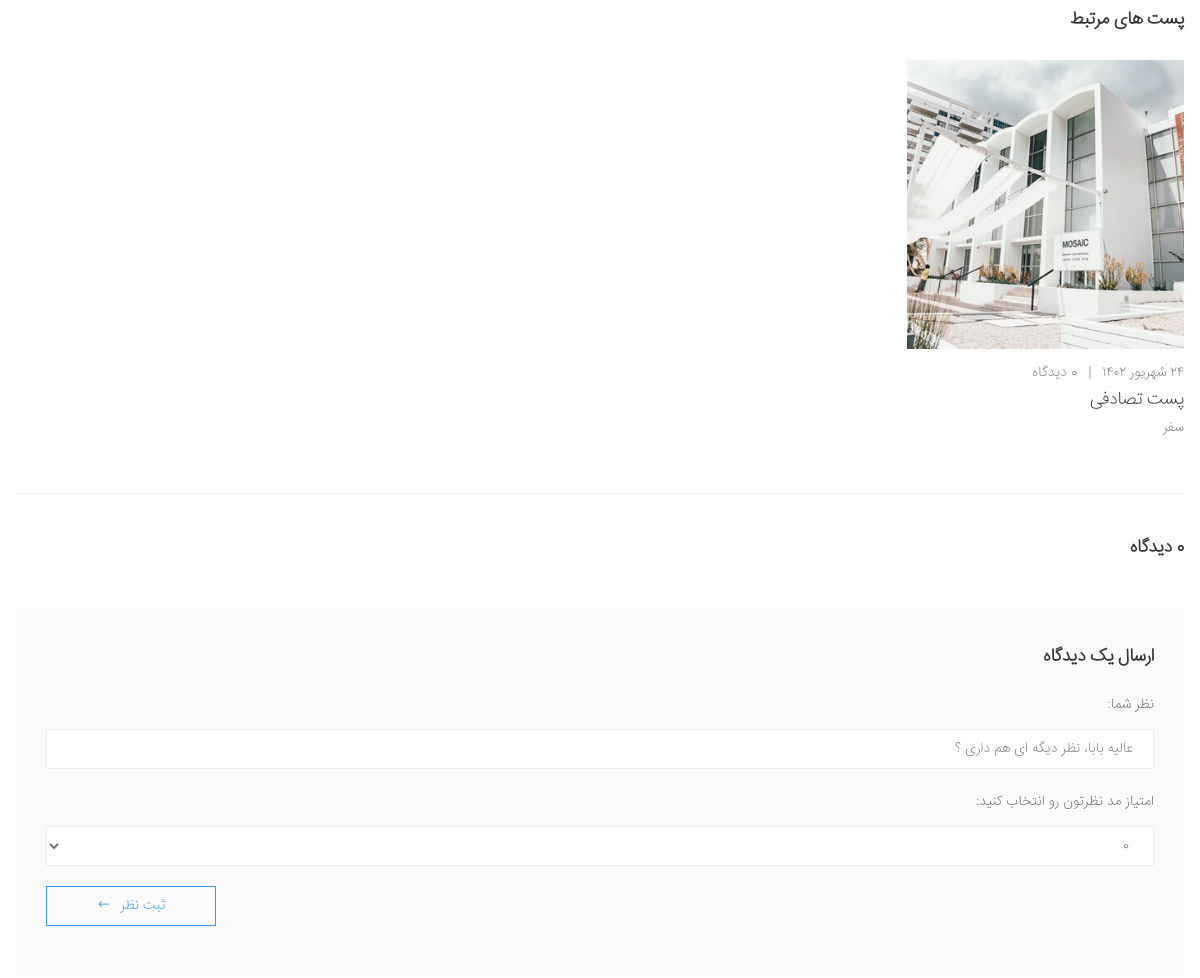
Page /blog/posts/GEEPS/ (middle part) on the earlier database version.
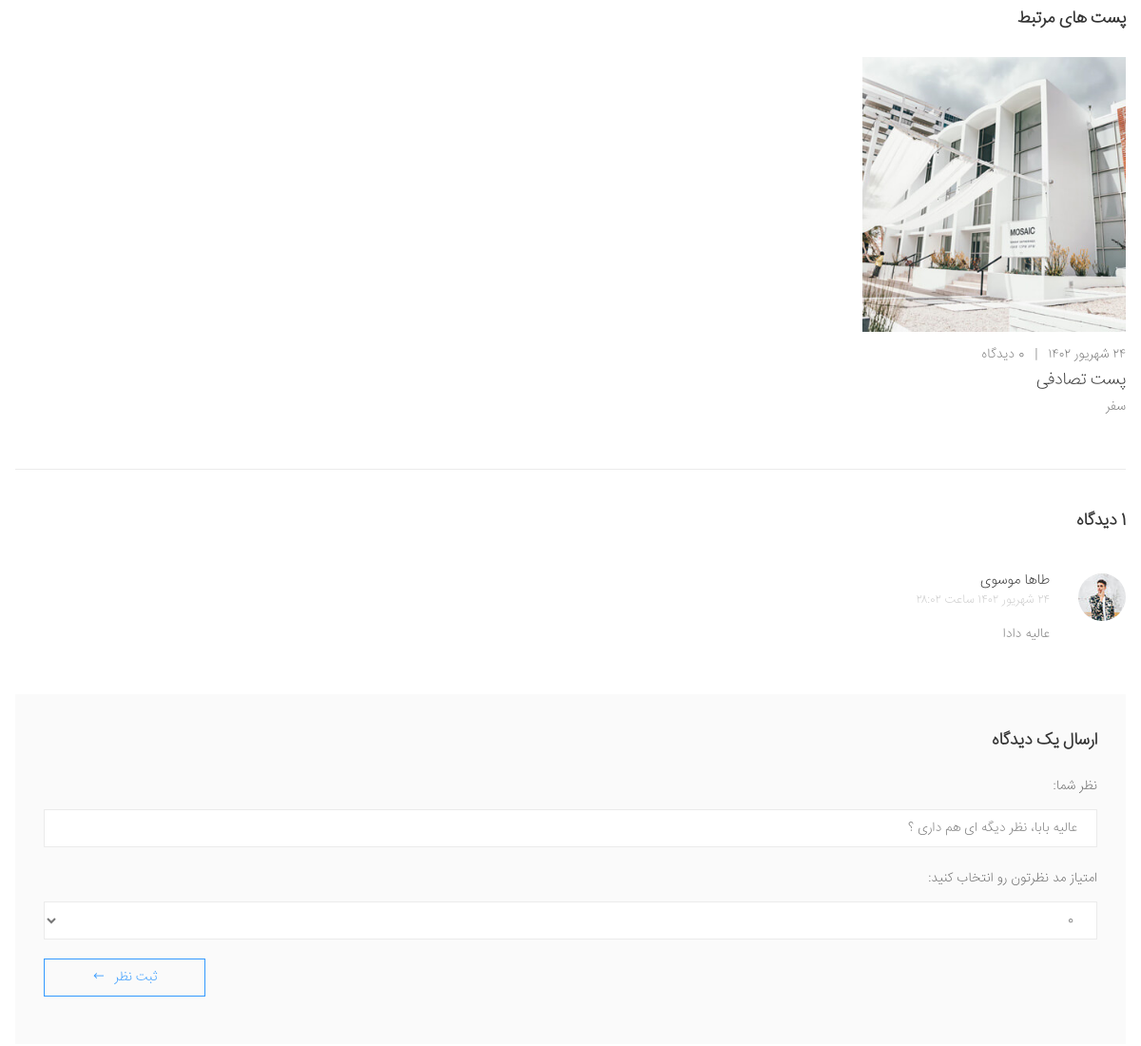
Same page on the later database version.
### blog/models.py (models this page shows, shortened)
class Post(models.Model):
    status_ch = (
        ('p' , "انتشار یافته"),
        ('d', "پیش نویس"),
        ('i', "در انتظار انتشار"),
        ('b',"برگشت داده شده"),
    )
    title = models.CharField(max_length=50,verbose_name="تیتر")
    text = models.TextField(verbose_name="متن")
    Author = models.ForeignKey(User,on_delete=models.CASCADE,related_name="posts",verbose_name="نویسنده")
    Cover = models.ImageField(upload_to="images",null=True,blank=True,verbose_name="تصویر")
    drafted = models.DateTimeField(auto_now_add=True,verbose_name="تاریخ پیش نویس")
    publish = models.DateTimeField(default=timezone.now,verbose_name="تاریخ انتشار")
    update = models.DateTimeField(auto_now=True,verbose_name="تاریخ آپدیت")
    slug = models.SlugField(max_length=40, unique = True,verbose_name="آدرس")
    status = models.CharField(max_length=1,choices = status_ch,verbose_name="وضعیت")
    Category = models.ManyToManyField(Category,related_name = "posts",verbose_name="دسته بندی")
    views = models.PositiveIntegerField(default=0, verbose_name="تعداد بازدید")
    objects = PostManager()
    def get_absolute_url(self):
        return reverse("blog:post",args=[self.slug])
    def shamsi_date(self):
        return jalali_converter(self.publish)
    shamsi_date.short_description = "publish"
    def get_similar_posts(self):
        similar_posts = Post.objects.filter(Category__in=self.Category.all()).exclude(id=self.id)[:4]
        return similar_posts
    def get_comments(self):
        comments = self.comments.all()
        return comments
    def increase_views(self):
        self.views += 1
        self.save()

class Category(models.Model):
    status_ch = (
        ('a' , "Active"),
        ('d', "Deactive"),
    )
    title = models.CharField(max_length=50,verbose_name="تیتر")
    slug = models.SlugField(max_length=40, unique = True,verbose_name="آدرس")
    Cover = models.ImageField(upload_to="images",null=True,blank=True,verbose_name="تصویر")
    status = models.CharField(max_length=1,choices = status_ch,verbose_name="وضعیت")
    objects = CategoryManager()
    def __str__(self):
        return self.title
    def get_absolute_url(self):
        return reverse("blog:category_posts",args=[self.slug,1])

### accounts/models.py (models this page shows, shortened)
class Comment(models.Model):
    user = models.ForeignKey(User, on_delete=models.CASCADE, related_name="comments")
    text = models.TextField()
    created = models.DateTimeField(auto_now_add=True)
    valid = models.BooleanField(default=False)
    rating = models.FloatField(default=0, validators=[MaxValueValidator(5), MinValueValidator(0)])
    likes = models.ManyToManyField(User, related_name='liked_comments', blank=True)
    dislikes = models.ManyToManyField(User, related_name='disliked_comments', blank=True)
    parent_comment = models.ForeignKey('self', null=True, blank=True, on_delete=models.CASCADE, related_name='replies')
    def shamsi_date(self):
        return jalali_converter_with_hour(self.created)

class PostComment(Comment):
    post = models.ForeignKey(Post, on_delete=models.CASCADE, related_name="comments")

class Comment(models.Model):
    user = models.ForeignKey(User, on_delete=models.CASCADE, related_name="comments")
    text = models.TextField()
    created = models.DateTimeField(auto_now_add=True)
    valid = models.BooleanField(default=False)
    rating = models.FloatField(default=0, validators=[MaxValueValidator(5), MinValueValidator(0)])
    likes = models.ManyToManyField(User, related_name='liked_comments', blank=True)
    dislikes = models.ManyToManyField(User, related_name='disliked_comments', blank=True)
    parent_comment = models.ForeignKey('self', null=True, blank=True, on_delete=models.CASCADE, related_name='replies')
    def shamsi_date(self):
        return jalali_converter_with_hour(self.created)

class User(AbstractBaseUser):
    phoneNumber = models.CharField(unique=True, max_length=11)
    full_name = models.CharField(max_length=100, null=True, blank=True)
    is_admin = models.BooleanField(default=False)
    is_active = models.BooleanField(default=True)
    email = models.EmailField(unique=True)
    profile = models.OneToOneField(ProfileUser,on_delete=models.SET_NULL,blank=True,null=True,related_name="user")
    can_change_password = models.BooleanField(default=False)
    code = models.IntegerField(blank=True,null=True)
    wishlist = models.ManyToManyField(Product,blank=True,related_name ="wishlist")
    informing = models.ManyToManyField(Product,blank=True,related_name ="informing")
    USERNAME_FIELD = 'phoneNumber'
    objects = MyUserManager()
    def blog_posts(self):
        return reverse("blog:author_posts",args=[1,self.id])

class ProfileUser(models.Model):
    image = models.ImageField(upload_to='web_shop/users/%Y/%m/%d/')
    bio = models.CharField(max_length=500)

### blog/views.py (the view)
# urls.py: path('posts/<slug>/',post_detail,name="post"),
def post_detail(request,slug):
    post = get_object_or_404(Post.objects.published(), slug=slug)
    post.increase_views()
    Info = InformationsForTemplate(request)
    Info.update({'post':post,'CommentForm':CommentForm})
    return render(request,"blog/Post_detail.html",Info)

### blog/managers.py (called while the page is built)
    def published(self):
        return self.filter(status = "p")

### cart/cart.py (called while the page is built)
    def get_count(self):
        return sum(1 for item in self.cart.values())

### facades/jalali.py (called while the page is built)
    def persian_tuple(self):
        return self.persian_year, self.persian_month, self.persian_day

### facades/utils.py (called while the page is built)
def jalali_create(time):
    jmonth = ["فرودین","اردیبهشت","خرداد","تیر","مرداد","شهریور","مهر","آبان","آذر","دی","بهمن","اسفند"]
    time_to_str = "{},{},{}".format(time.year,time.month,time.day)
    time_to_tuple = jalali.Gregorian(time_to_str).persian_tuple()
    time_to_list = list(time_to_tuple)
    for index,month in enumerate(jmonth):
        if time_to_list[1] == index+1:
            time_to_list[1] = month
            break
    return time_to_list

def jalali_converter_with_hour(time):
    time_to_list = jalali_create(time)
    hour = time.hour
    minute = time.minute
    min = ""
    if(int(time.minute)+30):
        hour += 5
    else:
        hour += 4
    minute += 30
    minute %= 60
    if(minute<10):
        min = '0' + str(minute)
    else:
        min = str(minute)
    output = "{} {} {} ساعت {}:{}".format(
    time_to_list[2],
    time_to_list[1],
    time_to_list[0],
    int(hour),
    min,
    )
    return persion_converter_number(output)

def jalali_converter(time):
    time_to_list = jalali_create(time)
    output = "{} {} {}".format(
    time_to_list[2],
    time_to_list[1],
    time_to_list[0],
    )
    return persion_converter_number(output)

def persion_converter_number(en_number):
    numbers = {
        "1" : "۱",
        "2" : "۲",
        "3" : "۳",
        "4" : "۴",
        "5" : "۵",
        "6" : "۶",
        "7" : "۷",
        "8" : "۸",
        "9" : "۹",
        "0" : "۰",
    }
    for k , v in numbers.items():
        en_number = en_number.replace(k,v)
    return en_number

### facades/views.py (called while the page is built)
def InformationsForTemplate(request):
    Info = {}
    allCategories = Category.objects.filter(is_sub=False)
    wishlistAmount = 0
    if(request.user.is_authenticated):
        wishlistAmount = request.user.wishlist.all().count()
    covers = Cover.objects.all()
    form = UserLoginForm
    cart = Cart(request)
    CartAmount = cart.get_count()
    formLogin = UserLoginForm
    formRegister= UserCreationForm
    brands = Brand.objects.all()
    shops = shop.objects.all()
    Info = {'allCategories': allCategories,'wishlistAmount':wishlistAmount,'cart':cart,'covers':covers,'form':form
    ,'formLogin':formLogin,'formRegister':formRegister,"brands":brands,"shops":shops}
    return Info

### blog/templates/blog/Post_detail.html (shortened to what this page needs)
{% extends 'facades/base.html' %}
{% load static %}
{% block css %}{% include 'facades/parts/css.html' %}{% endblock %}
{% block main %}
<main class="main">
            <div class="page-content">
                <div class="container">
                    <div class="related-posts">
                        <h3 class="title">پست های مرتبط</h3>
                        <div class="owl-carousel owl-simple" data-toggle="owl" data-owl-options='{
                                "nav": false,
                                "dots": true,
                                "margin": 20,
                                "loop": false,
                                "rtl": true,
                            "responsive": {
                                    "0": {
                                        "items":1
                                    },
                                    "480": {
                                        "items":2
                                    },
                                    "768": {
                                        "items":3
                                    },
                                    "992": {
                                        "items":4
                                    }
                                }
                            }'>
                            {% for item in post.get_similar_posts %}
                            <article class="entry entry-grid">
                                <figure class="entry-media">
                                    <a href="{{item.get_absolute_url}}">
                                        <img src="{{item.Cover.url}}" alt="توضیحات عکس">
                                    </a>
                                </figure>
                                <div class="entry-body">
                                    <div class="entry-meta justify-content-start">
                                        <a>{{post.shamsi_date}}</a>
                                        <span class="meta-separator">|</span>
                                        <a>{{item.get_comments.count}} دیدگاه</a>
                                    </div>
                                    <h2 class="entry-title">
                                        <a href="{{item.get_absolute_url}}">{{item.title}}</a>
                                    </h2>
                                    <div class="entry-cats">
                                        {% for cat in item.Category.all %}
                                        <a href="{{cat.get_absolute_url}}">{{cat}}</a>
                                        {% endfor %}
                                    </div>
                                </div>
                            </article>
                            {% endfor %}
                        </div>
                    </div>
                    {% include 'blog/parts/comments.html' %}
                </div>
            </div>
        </main>
{% endblock %}

### facades/templates/facades/base.html (shortened to what this page needs)
{% load static %}
<!DOCTYPE html>
<html lang="en" dir="rtl">
<head>
    <link rel="stylesheet" href="{% static 'facades/css/bootstrap.min.css' %}">
    <link rel="stylesheet" href="{% static 'facades/css/bootstrap-rtl.min.css' %}">
    <link rel="stylesheet" href="{% static 'facades/css/plugins/owl-carousel/owl.carousel.css' %}">
    <link rel="stylesheet" href="{% static 'facades/css/plugins/magnific-popup/magnific-popup.css' %}">
    <link rel="stylesheet" href="{% static 'facades/css/myCss.css' %}">
    {% block css %}{% endblock %}
</head>
<body>
  <div class="page-wrapper">
  <main class="main">
  {% block main %}
  {% endblock %}
    </main>
</div>
</body>
</html>

### facades/templates/facades/parts/css.html
{% load static %}
<link rel="stylesheet" href="{% static 'facades/css/style.css' %}">

### facades/templates/facades/parts/black_header.html (shortened to what this page needs)
{% load static %}

### blog/templates/blog/parts/comments.html (shortened to what this page needs)
{% load static %}
<div class="comments">
                                <h3 class="title">{{post.get_comments.count}} دیدگاه</h3>
                                <ul>
                                {% for comment in post.get_comments %}
                                    <li>
                                        <div class="comment">
                                            <figure class="comment-media">
                                                <a>
                                                    {% if comment.user.profile %}
                                                    <img src="{{comment.user.profile.image.url}}" alt="user avatar">
                                                    {% else %}
                                                    <img src="{% static 'blog/images/custom.jpg' %}" alt="user avatar">
                                                    {% endif %}
                                                </a>
                                            </figure>
                                            <div class="comment-body">
                                                <div class="comment-user">
                                                    <h4><a>{{comment.user.full_name}}</a></h4>
                                                    <span class="comment-date">{{comment.shamsi_date}}</span>
                                                </div>
                                                <div class="comment-content">
                                                    <p>{{comment.text}}
                                                    </p>
                                                </div>
                                            </div>
                                        </div>
                                    </li>
                                    {% endfor %}
                                </ul>
                            </div>
                            <div class="reply">
                        <div class="heading">
                            <h3 class="title">ارسال یک دیدگاه</h3>
                        </div>
                        <form action="{% url 'accounts:AddComment' post.id 1 %}" method="post">
                            {{CommentForm}}
                            <button type="submit" class="btn btn-outline-primary-2">
                                <span>ثبت نظر</span>
                                <i class="icon-long-arrow-left"></i>
                            </button>
                        </form>
                    </div>

### facades/templates/facades/parts/sur.html (shortened to what this page needs)
{% load static %}

### facades/templates/facades/parts/footer.html (shortened to what this page needs)
{% load static %}

### facades/templates/facades/parts/mobile.html (shortened to what this page needs)
{% load static %}

Differences in the rows shown:
changed Post "۲۴ شهریور ۱۴۰۲": get_comments.count "0" → "1"
added PostComment: user.profile.image (picture), user.full_name "طاها موسوی", shamsi_date "۲۴ شهریور ۱۴۰۲ ساعت ۲۸:۰۲", text "عالیه دادا"
